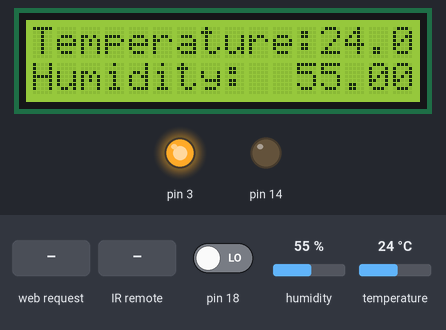
Simulated run of this sketch. Board: Arduino Uno, built with avr-gcc and run on an emulated ATmega328P. Parts: 16×2 character LCD, output pins drawn as LEDs (lit = HIGH). The inputs (shaded band) are chosen by the test bench; at power-on: pin 18 LOW, temperature 24 °C, humidity 55 %. What the sketch prints to the serial monitor is not drawn.

Above: at 14.2 s.
14.3 s: HTTP request GET /?pir=1 received
At 14.9 s:
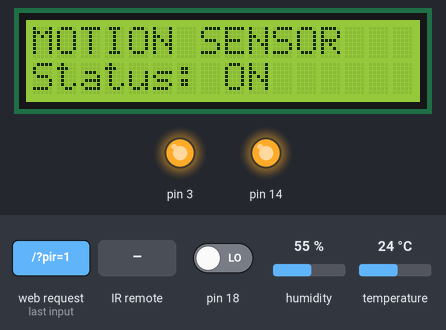
17.6 s: pin 18 driven HIGH
At 18.3 s:
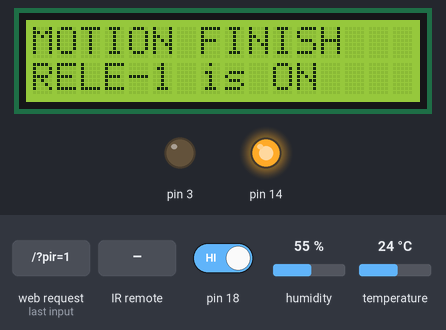
20.6 s: temperature set to 11 °C
At 22.2 s:
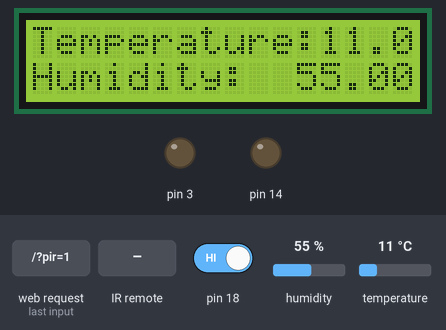
26.1 s: temperature set to 8 °C
At 28.5 s:
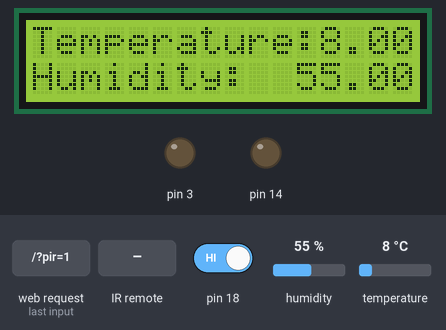
31.6 s: infrared code 0xFF02FD received
At 32.3 s:
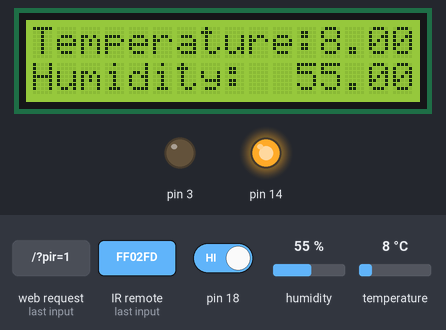
37.1 s: HTTP request GET /?pir=0 received
At 38.0 s:
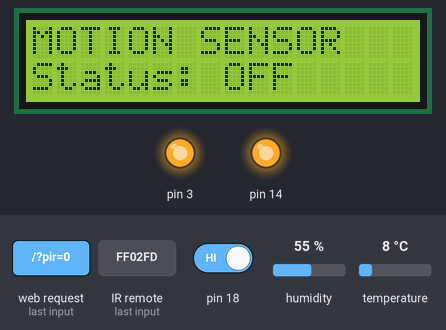
Timing chart, 0 to 40.1 s (numbered marks = the images above; inputs shaded):
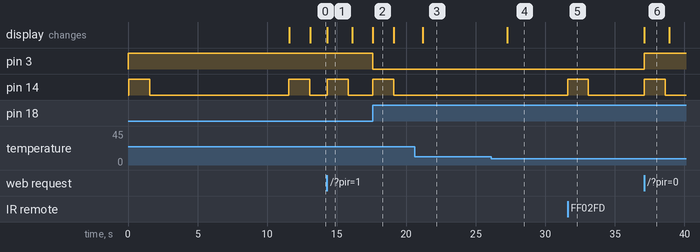

The sketch:

server.ino
```cpp
#include <SPI.h>
#include <Ethernet.h>
#include "DHT.h"
#include <LiquidCrystal.h>
#include <IRremote.h>


//Константы
#define DHTPIN 2
#define DHTTYPE DHT11
DHT dht(DHTPIN, DHTTYPE);

LiquidCrystal lcd(8, 9, 4, 5, 6, 7 );

byte mac[] = {
  0xDE, 0xAD, 0xBE, 0xEF, 0xFE, 0xED }; // Мак адрес
byte ip[] = {
  192, 168, 0, 2 }; // IP адрес (изменить в title)
EthernetServer server(80);

//Переменные
String readString = String(30);  // Парсим запрос к серверу (ардуино)
long unsigned int lowIn;         // Время, в которое был принят сигнал отсутствия движения(LOW)
long unsigned int pause = 5000;  // Пауза, после которой движение считается оконченным
boolean lockLow = true;          // Флаг. false = значит движение уже обнаружено, true - уже известно, что движения нет
boolean takeLowTime;             // Флаг. Сигнализирует о необходимости запомнить время начала отсутствия движения
boolean PIR = false;             // Вкл./Выкл. датчик движения

IRrecv irrecv(19);               // Указываем пин, к которому подключен приемник
decode_results results;


void setup()
{
  //Пины
  pinMode(3, OUTPUT);            // Реле-1
  pinMode(14, OUTPUT);           // Подсветка LCD
  pinMode(18, INPUT);            // Датчик движения

  //Значения
  digitalWrite(3, HIGH);         // Отключаем реле-1

  //Старт
  Serial.begin(9600);
  Serial.println("FREE RAM: ");
  Serial.println(freeRam());
  irrecv.enableIRIn();
  Ethernet.begin(mac, ip);
  server.begin();
  //Serial.println("Server is run");
  dht.begin();
  //Serial.println("DHT is run");
  //Serial.print("Calibrating PIR sensor");
  lcd.begin(16, 2);
  display("Calibrating PIR","sensor - 10 sec.");
  for(int i = 0; i < 10; i++)
  {
    //Serial.print(".");
    delay(1000);
  }
  //Serial.println(" done");
  //Serial.println("Sensor active");
  digitalWrite(14, LOW);

  //Приветствие LCD
  display("Arduino Server","Status: is RUN");

}

void loop()
{
  float h = dht.readHumidity();
  float t = dht.readTemperature();

  EthernetClient client = server.available();
  if (client)
  {
    // Проверяем подключен ли клиент к серверу
    while (client.connected())
    {
      char c = client.read();
      if (readString.length() < 30) {
        readString += c;
      }
      if (c == '\n') {
        if(readString.indexOf("pir=1") > 0) {
          PIR = true;
          //Serial.println("Motion sensor ON");
          display("MOTION SENSOR","Status: ON");
        }
        if(readString.indexOf("pir=0") > 0) {
          PIR = false;
          lockLow = true;
          digitalWrite(3, HIGH);
          //Serial.println("Motion sensor OFF");
          display("MOTION SENSOR","Status: OFF");
        }

        // Выводим HTML страницу, на которой пользователь может включить или выключить нужные ему реле
        client.println("HTTP/1.1 200 OK");
        client.println("Content-Type: text/html");
        client.println();
        client.println("<!DOCTYPE html>");
        client.println("<html lang=\"ru\">");
        client.println("<head>");
        client.println("<meta charset=\"UTF-8\">");
        client.println("<meta name=\"viewport\" content=\"width=device-width, initial-scale=1.0, user-scalable=no\">");
        client.println("<link rel=\"stylesheet\" href=\"http://home.telwik.ru/style_server_ard/style.css\">");
        client.println("<title>Arduino Home Server</title>");
        client.println("</head>");
        client.println("<body>");
        client.println("<div class=\"wapper\">");
        client.println("<div class=\"header\">");
        client.println("<h1>Arduino Home Server</h1>");
        client.println("<h2>Технологии в каждый дом</h2>");
        client.println("</div>");
        client.println("<div class=\"content\">");
        client.println("<div class=\"title\">Температура</div>");
        client.println("<div class=\"text\">Состояние: ");
        client.println(t);
        client.println(" *С </div>");
        client.println("</div>");
        client.println("<div class=\"content\">");
        client.println("<div class=\"title\">Влажность</div>");
        client.println("<div class=\"text\">Состояние: ");
        client.println(h);
        client.println(" %\t </div>");
        client.println("</div>");
        client.println("<div class=\"content\">");
        client.println("<div class=\"title\">Датчик движения</div>");
        client.println("<div class=\"text\">Состояние: ");
        if (lockLow == false) {
          client.println("движение обнаружено!");
        }
        else {
          client.println("движения нет.");
        }
        client.println("<br/>");
        if (PIR==true) {
          client.println("<a href=\"?pir=0\" class=\"submit\">Выключить</a>");
        }
        else {
          client.println("<a href=\"?pir=1\" class=\"submit\">Включить</a>");
        }
        client.println("</div>");
        client.println("</div>");
        client.println("</div>");
        client.println("</body>");
        client.println("</html>");
        readString="";
        client.stop();
      }
    }
  }
  else {
    if (PIR==true) {
      //Если обнаружено движение
      if(digitalRead(18) == HIGH) {
        //Если еще не вывели информацию об обнаружении
        if(lockLow) {
          lockLow = false;
          //Serial.println("Motion detected");
          digitalWrite(3, LOW);
          display("MOTION FINISH","RELE-1 is ON");
        }
        takeLowTime = true;
      }

      //Еcли движения нет
      if(digitalRead(18) == LOW) {
        //Если время окончания движения еще не записано
        if(takeLowTime) {
          lowIn = millis();          //Сохраним время окончания движения
          takeLowTime = false;       //Изменим значения флага, чтобы больше не брать время, пока не будет нового движения
        }
        //Если время без движение превышает паузу => движение окончено
        if(!lockLow && millis() - lowIn > pause) {
          //Изменяем значение флага, чтобы эта часть кода исполнилась лишь раз, до нового движения
          lockLow = true;
          //Serial.println("Motion finished");
          digitalWrite(3, HIGH);
          //Serial.println("PIN3 LOW");
          display("MOTION FINISH","RELE-1 is OFF");
        }
      }
    }
    lcd.clear();
    lcd.setCursor(0,0);
    lcd.print("Temperature:");
    lcd.print(t);
    lcd.setCursor(0,2);
    lcd.print("Humidity:  ");
    lcd.print(h);
    if (irrecv.decode(&results)) {
      if (results.value == 16712445) { // ОК
        digitalWrite(14, HIGH);
        delay(1500);
        digitalWrite(14, LOW);
      }
      else if (results.value == 16728765) { // *
        PIR = true;
        display("MOTION SENSOR","Status: ON");
      }
      else if (results.value == 16732845) {
        PIR = false;
        lockLow = true;
        digitalWrite(3, HIGH);
        display("MOTION SENSOR","Status: OFF");
      }
      irrecv.resume();
    }
  }
}
void display(String title1, String title2) {
  lcd.clear();
  lcd.setCursor(0,0);
  digitalWrite(14, HIGH);
  lcd.print(title1);
  lcd.setCursor(0,2);
  lcd.print(title2);
  delay(1500);
  digitalWrite(14, LOW);
}
int freeRam () {
  extern int __heap_start, *__brkval;
  int v;
  return (int) &v - (__brkval == 0 ? (int) &__heap_start : (int) __brkval);
}
```

Measured:
- after the input at 14.3 s, pin 14: LOW → HIGH at once, → LOW 1.5 s later; the display: changes at once (image 1)
- after the input at 17.6 s, pin 3: HIGH → LOW at once; pin 14: LOW → HIGH at once, → LOW 1.5 s later; the display: changes at once (image 2)
- after the input at 20.6 s, the display: changes after 0.57 s (image 3)
- after the input at 26.1 s, the display: changes after 1.2 s (image 4)
- after the input at 31.6 s, pin 14: LOW → HIGH at once, → LOW 1.5 s later
- after the input at 37.1 s, pin 3: LOW → HIGH at once; pin 14: LOW → HIGH at once, → LOW 1.5 s later; the display: changes at once (image 6)
- what the display in image 1 shows lasts 1.8 s, from 14.3 s to 16.1 s
